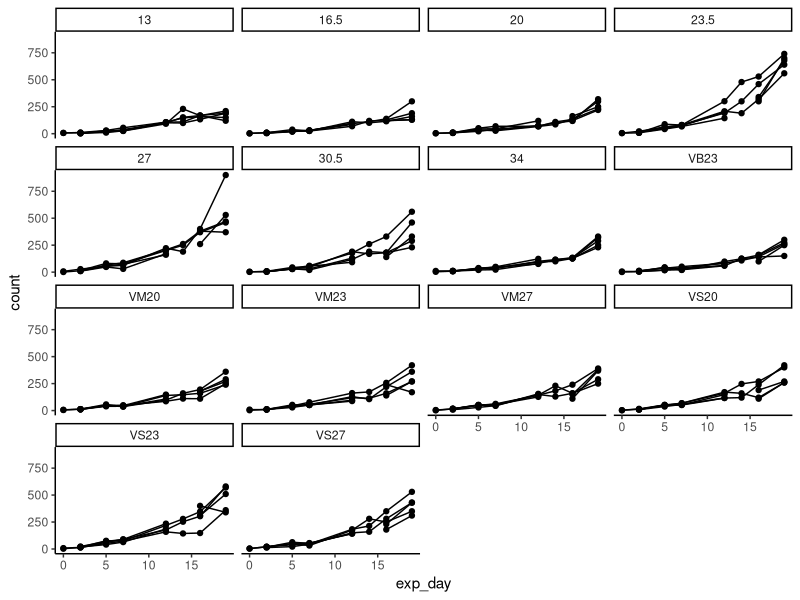
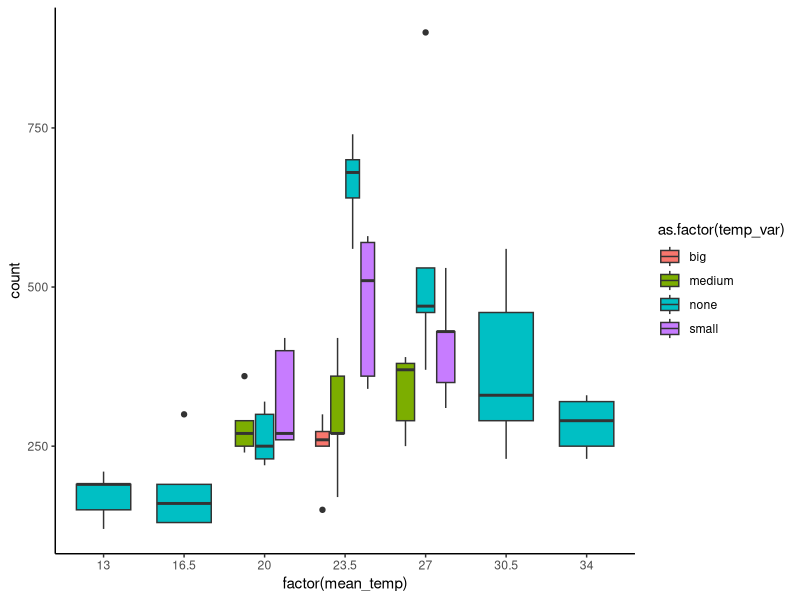
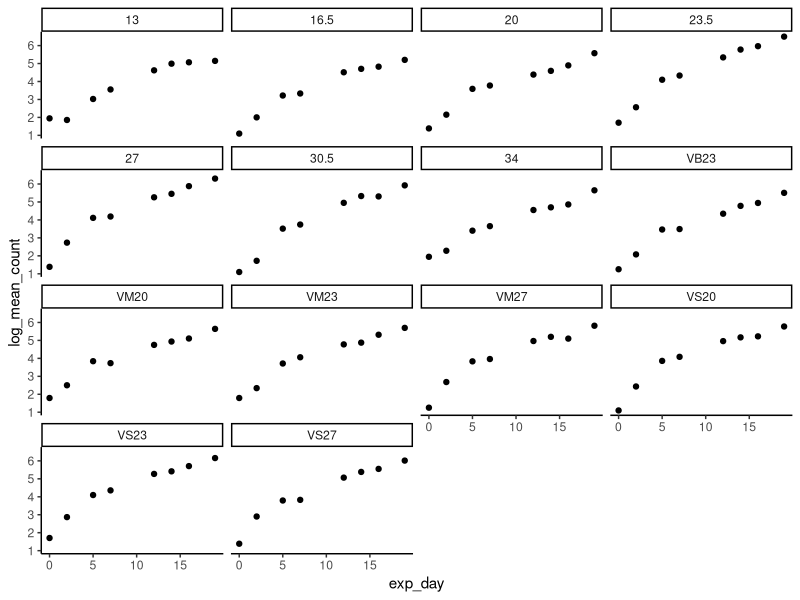
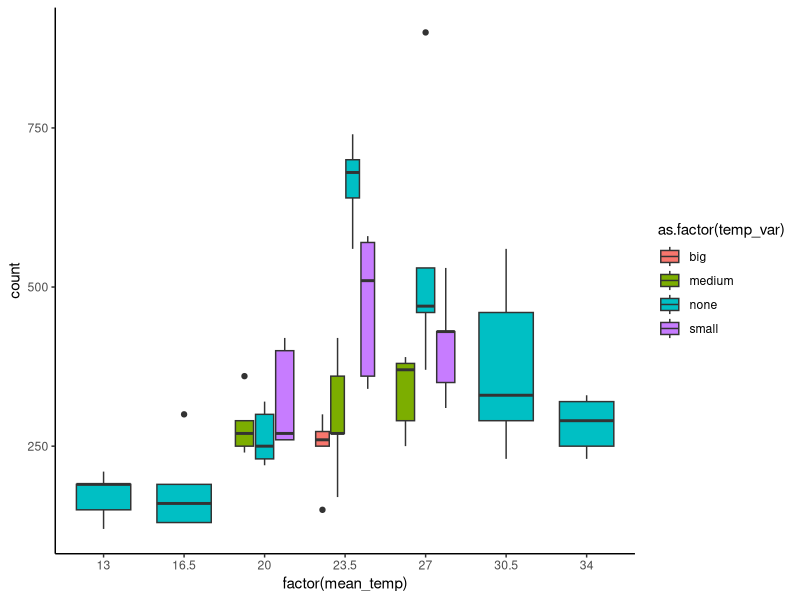

Write R code to recreate these figures, in order. (Note: this script raises an error after producing the figures.)
#script purpose: take algal counts from haemocytometer taken over time and calculate algal population growth rates

setwd("/Users/katieschroeder/Documents/GitHub/Emilie-Dudgeon-algae-growth")
algae <- read.csv("raw-data/algae_counts.csv")

library(tidyverse)
library(magrittr)

#raw data ---- 
#convert diluted counts to real count
colnames(algae)[5] <- "raw_count"

algae$count <- ifelse(algae$dilution=="none",algae$raw_count,algae$raw_count*10)

#first look: algal growth over time in each treatment:
ggplot(algae,aes(x=exp_day,y=count,group=rep)) +
  geom_point() +
  geom_line() +
  facet_wrap(~temp) +
  theme_classic()

#look at just the maximum count (the last day)
#first, add some temp treatment information
algae %<>%
  mutate(mean_temp = ifelse(str_detect(temp,"V"),
                            as.numeric(gsub("\\D", "",temp)),
                            as.numeric(temp)),
         temp_var = case_when(
           str_detect(temp,"VM") ~ "medium",
           str_detect(temp,"VS") ~ "small",
           str_detect(temp,"VB") ~ "big",
           TRUE ~ "none"
         ))

algae$mean_temp <- ifelse(algae$mean_temp == 23.0, 23.5, algae$mean_temp)

#now plot max at last experiment day (19) as a boxplot for each with mean temp as the x-axis
algae %>% filter(exp_day == 19) %>%
  ggplot(aes(x=factor(mean_temp),y=count,fill=as.factor(temp_var))) +
  geom_boxplot() +
  #facet_wrap(~temp_var,nrow=1) +
  theme_classic()

ggsave("plots/exploratory/algae_last_day_count_boxplot.png",width=12,height=5,units="in",dpi=600)

#daily summary for each treatment
#summarize within each treatment and day
algae_sum <- algae %>% group_by(temp,exp_day) %>%
  summarize(mean_count = mean(count,na.rm=T),
            sd_count = sd(count,na.rm=T),
            se_count = sd(count,na.rm=T)/sqrt(n()),
            mean_temp = unique(mean_temp),
            temp_var = unique(temp_var))

#calculate log N
algae_sum$log_mean_count <- log(algae_sum$mean_count)

#graph log N vs t for each treatment and add rough trendlines
algae_sum %>%
  ggplot(aes(x=exp_day,y=log_mean_count)) +
  geom_point() +
  facet_wrap(~temp) +
  theme_classic()

#specific growth rate should be slope of the line of ln(density) vs time
#do a bunch of linear models ---- 
list_of_algae_dfs = split(algae_sum, algae_sum$temp)

results = lapply(list_of_algae_dfs, function(dat) lm(log_mean_count ~ exp_day, data = dat))
lapply(results, summary)

algae_pval <- sapply(results, function(x) summary(x)$coefficients)
algae_pval 

algae_pval <- as.data.frame(t(algae_pval))

algae_pval$treatment_name <- rownames(algae_pval)

colnames(algae_pval)[1:8] <- c("intercept","slope","intercept_se","slope_se",
                               "intercept_t_val","slope_t_val","intercept_p_value",
                               "slope_p_value")
algae_pval_ordered <- algae_pval[, c(9,1,2,3,4,5,6,7,8)]

write.csv(algae_pval_ordered,"processed-data/algae_growth_rates.csv")

#graph slopes (r) for each treatment ----
ggplot(algae_pval_ordered,aes(x=temp_trt,y=slope)) +
  geom_point() +
  theme_classic()

#merge with HOBO data to get actual temp response
hobo<-read.csv("processed-data/hobo_summary_daily.csv") 
hobo<-hobo[,2:8]

merged <- merge(algae_pval_ordered,hobo,by="treatment_name")
                  